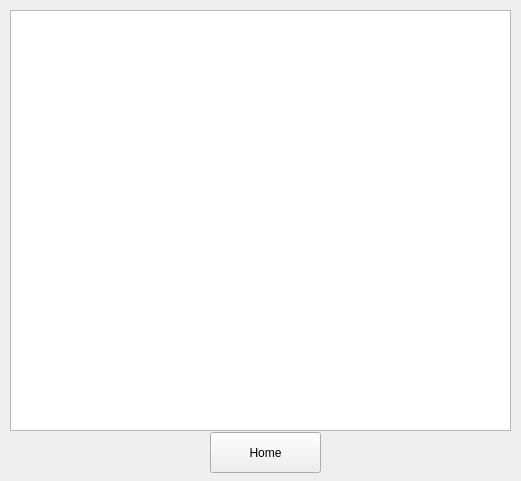
<?xml version="1.0" encoding="UTF-8"?>
<ui version="4.0">
 <class>Fifth_main_menu_widget</class>
 <widget class="QWidget" name="Fifth_main_menu_widget">
  <property name="geometry">
   <rect>
    <x>0</x>
    <y>0</y>
    <width>521</width>
    <height>481</height>
   </rect>
  </property>
  <property name="windowTitle">
   <string>Form</string>
  </property>
  <widget class="QTextBrowser" name="textBrowser">
   <property name="geometry">
    <rect>
     <x>10</x>
     <y>10</y>
     <width>501</width>
     <height>421</height>
    </rect>
   </property>
  </widget>
  <widget class="QPushButton" name="pushButton">
   <property name="geometry">
    <rect>
     <x>210</x>
     <y>432</y>
     <width>111</width>
     <height>41</height>
    </rect>
   </property>
   <property name="text">
    <string>Home</string>
   </property>
  </widget>
 </widget>
 <resources/>
 <connections/>
</ui>
